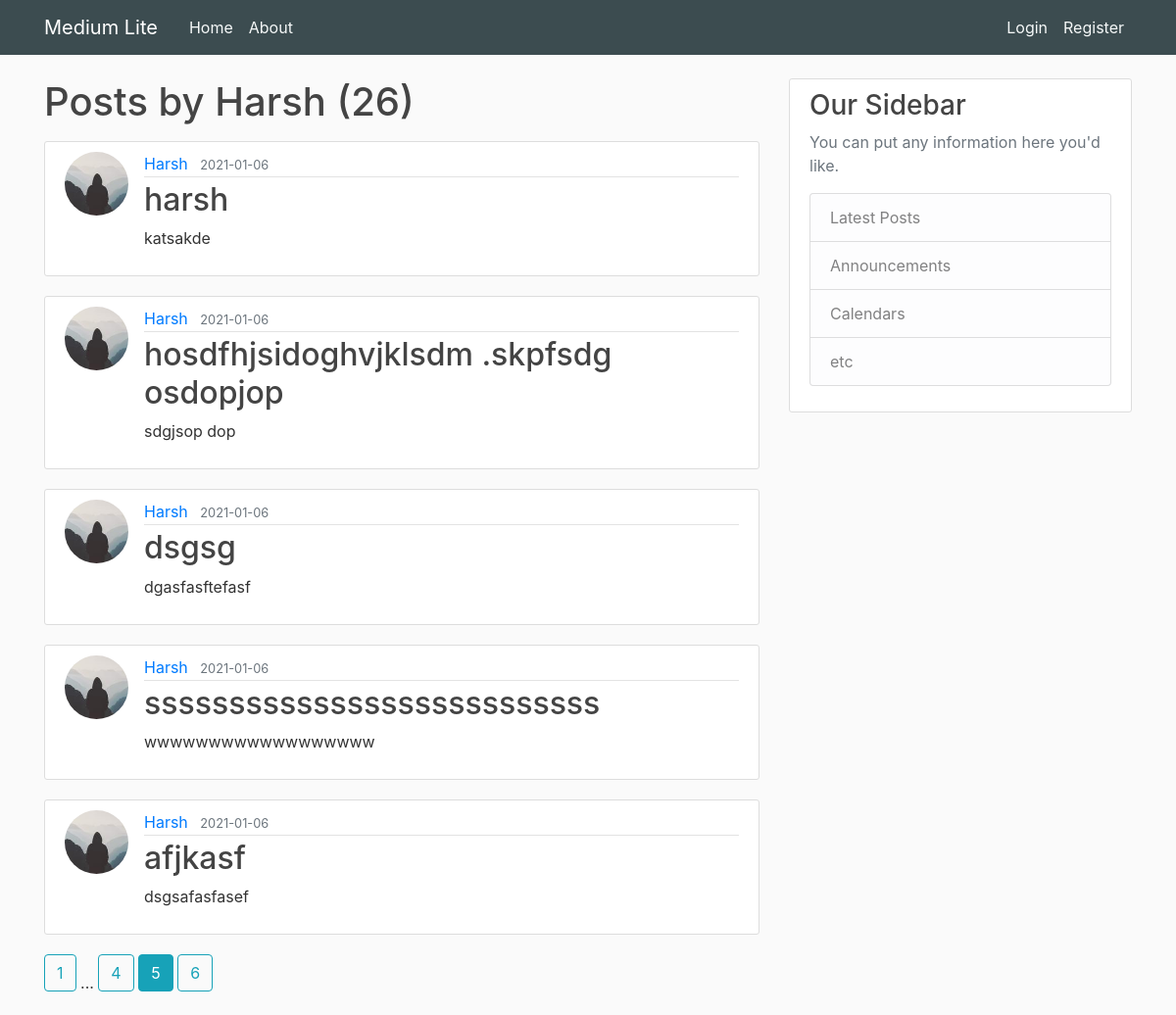
Page /user/Harsh?page=5 on the committed database.
### flaskblog/models.py (models this page shows, shortened)
class User(db.Model,UserMixin):
    id = db.Column(db.Integer, primary_key=True)
    username = db.Column(db.String(20), unique=True, nullable=False)
    email = db.Column(db.String(120), unique=True, nullable=False)
    image_file = db.Column(db.String(20), nullable=False, default='default.jpg')
    password = db.Column(db.String(60), nullable=False)
    posts = db.relationship('Post', backref='author', lazy=True)

class Post(db.Model):
    id = db.Column(db.Integer, primary_key=True)
    title = db.Column(db.String(100), nullable=False)
    date_posted = db.Column(db.DateTime, nullable=False, default=datetime.utcnow)
    content = db.Column(db.Text, nullable=False)
    user_id = db.Column(db.Integer, db.ForeignKey('user.id'), nullable=True)

### flaskblog/routes.py (the view)
@app.route("/user/<string:username>")
def user_posts(username):
    page = request.args.get('page', 1, type=int)
    user = User.query.filter_by(username=username).first_or_404()
    posts=Post.query.filter_by(author=user).order_by(Post.date_posted.desc()).paginate(page=page,per_page=5)
    return render_template('user_posts.html', posts=posts, user=user)

### flaskblog/templates/user_posts.html
{%extends "layout.html" %}
{%block content%}
        <h1 class="mb-3">Posts by {{user.username}} ({{posts.total}})</h1>
        {%for post in posts.items %}
        <article class="media content-section">
            <img class="rounded-circle article-img" src="{{url_for('static',filename='profile_pic/'+post.author.image_file)}}">
            <div class="media-body">
              <div class="article-metadata">
                <a class="mr-2" href="{{url_for('user_posts',username=post.author.username)}}">{{ post.author.username }}</a>
                <small class="text-muted">{{ post.date_posted.strftime('%Y-%m-%d') }}</small>
              </div>
              <h2><a class="article-title" href="{{url_for('post',post_id=post.id)}}">{{ post.title }}</a></h2>
              <p class="article-content">{{ post.content }}</p>
            </div>
          </article>
        {%endfor%}
          {% for page_num in posts.iter_pages(left_edge=1,right_edge=1,left_current=1,right_current=2) %}
          {% if page_num %}
            {% if posts.page==page_num %}
            <a class="btn btn-info mb-4" href="{{url_for('user_posts',username=user.username,page=page_num)}}">{{page_num}}</a>
            {% else %}
            <a class="btn btn-outline-info mb-4" href="{{url_for('user_posts',username=user.username,page=page_num)}}">{{page_num}}</a>
            {% endif %}
          {% else %}
              ...
          {% endif %}
        {% endfor %}
{%endblock content %}

### flaskblog/static/main.css (style rules this page uses)
body { background: #fafafa; color: #333333; margin-top: 5rem; }
h1, h2, h3, h4, h5, h6 { color: #444444; }
.content-section { background: #ffffff; padding: 10px 20px; border: 1px solid #dddddd; border-radius: 3px; margin-bottom: 20px; }
.article-title { color: #444444; }
.article-content { white-space: pre-line; }
.article-img { height: 65px; width: 65px; margin-right: 16px; }
.article-metadata { padding-bottom: 1px; margin-bottom: 4px; border-bottom: 1px solid #e3e3e3; }

### rows in the picture
User: username "Harsh"
Post: image_file (picture), author.username "Harsh", date_posted "2021-01-06", title "harsh", content "katsakde"
Post: image_file (picture), author.username "Harsh", date_posted "2021-01-06", title "hosdfhjsidoghvjklsdm .skpfsdg osdopjop", content "sdgjsop dop"
Post: image_file (picture), author.username "Harsh", date_posted "2021-01-06", title "dsgsg", content "dgasfasftefasf"
Post: image_file (picture), author.username "Harsh", date_posted "2021-01-06", title "sssssssssssssssssssssssssss", content "wwwwwwwwwwwwwwwwww"
Post: image_file (picture), author.username "Harsh", date_posted "2021-01-06", title "afjkasf", content "dsgsafasfasef"

### other values in the picture
{{ posts.total }} "26"
{{ page_num }} "1" "4" "6"
{{ page_num }} "5"
